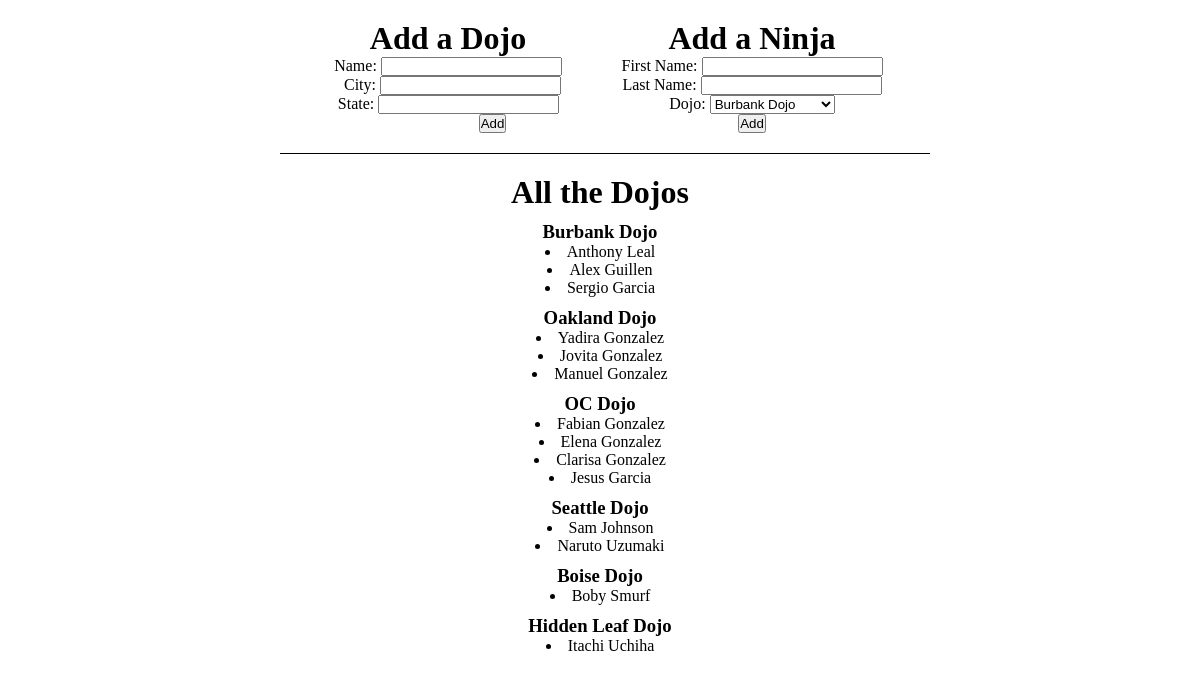
The page / on the database its author committed.
### AppOne/models.py (models this page shows, shortened)
class Dojo(models.Model):
    name = models.CharField(max_length=255)
    city = models.CharField(max_length=255)
    state = models.CharField(max_length=2)
    desc = models.CharField(max_length=255)
    created_at = models.DateTimeField(auto_now_add=True)
    updated_at = models.DateTimeField(auto_now=True)

class Ninja(models.Model):
    first_name = models.CharField(max_length=255)
    last_name = models.CharField(max_length=255)
    ninja_in_dojo = models.ForeignKey(Dojo, related_name="ninja_location", on_delete=models.CASCADE)
    created_at = models.DateTimeField(auto_now_add=True)
    updated_at = models.DateTimeField(auto_now=True)

### AppOne/views.py (the view)
# urls.py: path('', views.index),
def index(request):
    context = {
        "all_dojos": Dojo.objects.all(),
        "all_ninjas": Ninja.objects.all(),
    }
    return render(request, "index.html", context)

### AppOne/templates/index.html (shortened to what this page needs)
<!DOCTYPE html>
<html lang="en">
<head>
    {% load static %}
    <link rel="stylesheet" href="{% static 'style.css' %}">
</head>
<body>
    <div class="container">
        <div class="form1">
            <h1>Add a Dojo</h1>
            <form action="/new_dojo" method="POST">
                <label class="name" for="name">Name:</label>
                <input type="text" name="name">
                <br>
                <label class="city" for="city">City:</label>
                <input type="text" name="city">
                <br>
                <label class="state" for="state">State:</label>
                <input type="text" name="state">
                <input class="button" type="submit" value="Add">
            </form>
        </div>
        <div class="form2">
            <h1>Add a Ninja</h1>
            <form action="/new_ninja" method="POST">
                <label for="fname">First Name:</label>
                <input type="text" name="first_name">
                <br>
                <label for="lname">Last Name:</label>
                <input type="text" name="last_name">
                <br>
                <label for="ninja_in_dojo_id">Dojo:</label>
                <select name="ninja_in_dojo_id">
                    {% for dojos in all_dojos %}
                        <option value="{{dojos.id}}">{{ dojos.name }}</option>
                    {% endfor %}
                </select>
                <br>
                <input type="submit" value="Add">
            </form>
        </div>
        <hr>
        <div class="info">
            <h1>All the Dojos</h1>
                {% for dojos in all_dojos %}
                <h3>{{ dojos.name }}</h3>
                    </ul>
                        {% for ninjas in dojos.ninja_location.all %}
                        <li>{{ ninjas.first_name }} {{ ninjas.last_name }}</li>
                        {% endfor %}
                    <ul>
                {% endfor %}
        </div>
    </div>
</body>
</html>

### AppOne/static/style.css (style rules this page uses)
* { margin: 0px; padding: 0px; }
.container { width: 900px; min-height: 600px; margin: auto; text-align: center; }
.form1 { width: 300px; min-height: 100px; display: inline-block; vertical-align: top; text-align: center; margin-bottom: 20px; margin-top: 20px; }
.city { margin-left: 9px; }
.state { margin-left: 1px; margin-left: 1px; }
.button { margin-left: 89px; }
.form2 { width: 300px; min-height: 100px; display: inline-block; vertical-align: top; margin-bottom: 20px; margin-top: 20px; }
.container hr { height: 0px; width: 650px; margin-left: 130px; border: none; border-top: 1px solid black; }
.info { width: 600px; min-height: 200px; margin: auto; margin-top: 20px; }
.info ul, li { list-style: inside; }
.info h3 { margin-top: 10px; }

### rows shown on the page
Dojo: name "Burbank Dojo"
Ninja: first_name "Anthony", last_name "Leal"
Ninja: first_name "Alex", last_name "Guillen"
Ninja: first_name "Sergio", last_name "Garcia"
Dojo: name "Oakland Dojo"
Ninja: first_name "Yadira", last_name "Gonzalez"
Ninja: first_name "Jovita", last_name "Gonzalez"
Ninja: first_name "Manuel", last_name "Gonzalez"
Dojo: name "OC Dojo"
Ninja: first_name "Fabian", last_name "Gonzalez"
Ninja: first_name "Elena", last_name "Gonzalez"
Ninja: first_name "Clarisa", last_name "Gonzalez"
Ninja: first_name "Jesus", last_name "Garcia"
Dojo: name "Seattle Dojo"
Ninja: first_name "Sam", last_name "Johnson"
Ninja: first_name "Naruto", last_name "Uzumaki"
Dojo: name "Boise Dojo"
Ninja: first_name "Boby", last_name "Smurf"
Dojo: name "Hidden Leaf Dojo"
Ninja: first_name "Itachi", last_name "Uchiha"

### other values the page prints
form field ninja_in_dojo_id "Burbank Dojo"
